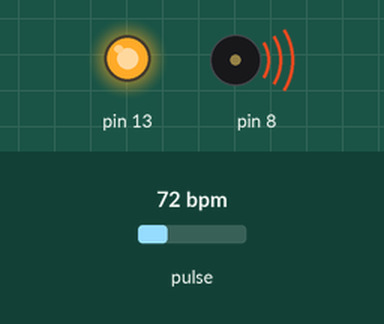
This sketch was run on a simulated Arduino Uno, built with avr-gcc and run on an emulated ATmega328P. Parts: output pins drawn as LEDs (lit = HIGH), buzzer (waves = sounding). Inputs (shaded band) come from the test bench; at power-on: pulse 72 bpm. What the sketch prints to the serial monitor is not drawn.

Above: at 1.2 s.
1.3 s: pulse set to 100 bpm
At 2.52 s:
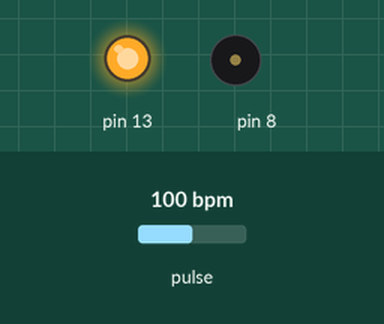
5.7 s: pulse set to 42 bpm
Timing chart, 0 to 16.1 s (numbered marks = the images above; inputs shaded):
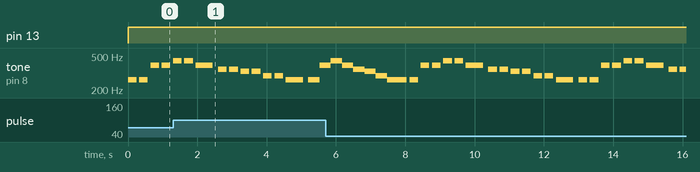

Measured:
- by itself, tone on pin 8: plays 440 Hz for 0.32 s, 392 Hz for 0.33 s, 349 Hz for 0.32 s, 330 Hz for 0.32 s, 294 Hz for 0.32 s, 262 Hz for 0.58 s … (28 notes in this stretch)

The sketch:

d1.ino
```cpp
/*  Getting_BPM_to_Monitor prints the BPM to the Serial Monitor, using the least lines of code and PulseSensor Library.
 *  Tutorial Webpage: https://pulsesensor.com/pages/getting-advanced
 *
 --------Use This Sketch To------------------------------------------
 1) Displays user's live and changing BPM, Beats Per Minute, in Arduino's native Serial Monitor.
 2) Print: "♥  A HeartBeat Happened !" when a beat is detected, live.
 2) Learn about using a PulseSensor Library "Object".
 4) Blinks LED on PIN 13 with user's Heartbeat.
 --------------------------------------------------------------------*/

#include "pitches.h"
#define USE_ARDUINO_INTERRUPTS true    // Set-up low-level interrupts for most acurate BPM math.
#include <PulseSensorPlayground.h>     // Includes the PulseSensorPlayground Library.

//  Variables
const int PulseWire = 0;       // PulseSensor PURPLE WIRE connected to ANALOG PIN 0
const int LED13 = 13;          // The on-board Arduino LED, close to PIN 13.
int Threshold = 550;           // Determine which Signal to "count as a beat" and which to ignore.
// Use the "Gettting Started Project" to fine-tune Threshold Value beyond default setting.
// Otherwise leave the default "550" value.

PulseSensorPlayground pulseSensor;  // Creates an instance of the PulseSensorPlayground object called "pulseSensor"

int melody[] = {
  NOTE_C4, NOTE_C4, NOTE_G4, NOTE_G4, NOTE_A4, NOTE_A4, NOTE_G4,
  NOTE_F4, NOTE_F4, NOTE_E4, NOTE_E4, NOTE_D4, NOTE_D4, NOTE_C4,

//  NOTE_G4, NOTE_G4, NOTE_F4, NOTE_F4, NOTE_E4, NOTE_E4, NOTE_D4,
//  NOTE_G4, NOTE_G4, NOTE_F4, NOTE_F4, NOTE_E4, NOTE_E4, NOTE_D4,
//
//  NOTE_C4, NOTE_C4, NOTE_G4, NOTE_G4, NOTE_A4, NOTE_A4, NOTE_G4,
//  NOTE_F4, NOTE_F4, NOTE_E4, NOTE_E4, NOTE_D4, NOTE_D4, NOTE_C4,

};

int noteDurations[] = {
  4, 4, 4, 4, 4, 4, 2,
  4, 4, 4, 4, 4, 4, 2,

//  4, 4, 4, 4, 4, 4, 2,
//  4, 4, 4, 4, 4, 4, 2,
//
//  4, 4, 4, 4, 4, 4, 2,
//  4, 4, 4, 4, 4, 4, 2,
};

void setup() {

  Serial.begin(9600);          // For Serial Monitor

  // Configure the PulseSensor object, by assigning our variables to it.
  pulseSensor.analogInput(PulseWire);
  pulseSensor.blinkOnPulse(LED13);       //auto-magically blink Arduino's LED with heartbeat.
  pulseSensor.setThreshold(Threshold);

  // Double-check the "pulseSensor" object was created and "began" seeing a signal.
  if (pulseSensor.begin()) {
    Serial.println("We created a pulseSensor Object !");  //This prints one time at Arduino power-up,  or on Arduino reset.
  }
}

int getBPM(){
  int myBPM = pulseSensor.getBeatsPerMinute();
  if (pulseSensor.sawStartOfBeat()) {
    Serial.println("♥  A HeartBeat Happened ! ");
    Serial.print("BPM: ");
    Serial.println(myBPM);
  }
  else return 1;
  return myBPM;
}

float BPM2rate(int bpm){
  if(bpm < 70)
    return 1;
  else if(bpm < 80)
    return 1.5;
  else return 2;
}

void loop() {
  int rate = BPM2rate(getBPM());
  for (int thisNote = 0; thisNote < sizeof(noteDurations) / sizeof(int); thisNote++) {
    int noteDuration = 1000 / noteDurations[thisNote];
    tone(8, melody[thisNote], noteDuration);
    int pauseBetweenNotes = noteDuration * 1.30 / rate;
    delay(pauseBetweenNotes);
    noTone(8);
  }
}
```

pitches.h
```cpp
/*************************************************
 * Public Constants
 *************************************************/

#define NOTE_B0  31
#define NOTE_C1  33
#define NOTE_CS1 35
#define NOTE_D1  37
#define NOTE_DS1 39
#define NOTE_E1  41
#define NOTE_F1  44
#define NOTE_FS1 46
#define NOTE_G1  49
#define NOTE_GS1 52
#define NOTE_A1  55
#define NOTE_AS1 58
#define NOTE_B1  62
#define NOTE_C2  65
#define NOTE_CS2 69
#define NOTE_D2  73
#define NOTE_DS2 78
#define NOTE_E2  82
#define NOTE_F2  87
#define NOTE_FS2 93
#define NOTE_G2  98
#define NOTE_GS2 104
#define NOTE_A2  110
#define NOTE_AS2 117
#define NOTE_B2  123
#define NOTE_C3  131
#define NOTE_CS3 139
#define NOTE_D3  147
#define NOTE_DS3 156
#define NOTE_E3  165
#define NOTE_F3  175
#define NOTE_FS3 185
#define NOTE_G3  196
#define NOTE_GS3 208
#define NOTE_A3  220
#define NOTE_AS3 233
#define NOTE_B3  247
#define NOTE_C4  262
#define NOTE_CS4 277
#define NOTE_D4  294
#define NOTE_DS4 311
#define NOTE_E4  330
#define NOTE_F4  349
#define NOTE_FS4 370
#define NOTE_G4  392
#define NOTE_GS4 415
#define NOTE_A4  440
#define NOTE_AS4 466
#define NOTE_B4  494
#define NOTE_C5  523
#define NOTE_CS5 554
#define NOTE_D5  587
#define NOTE_DS5 622
#define NOTE_E5  659
#define NOTE_F5  698
#define NOTE_FS5 740
#define NOTE_G5  784
#define NOTE_GS5 831
#define NOTE_A5  880
#define NOTE_AS5 932
#define NOTE_B5  988
#define NOTE_C6  1047
#define NOTE_CS6 1109
#define NOTE_D6  1175
#define NOTE_DS6 1245
#define NOTE_E6  1319
#define NOTE_F6  1397
#define NOTE_FS6 1480
#define NOTE_G6  1568
#define NOTE_GS6 1661
#define NOTE_A6  1760
#define NOTE_AS6 1865
#define NOTE_B6  1976
#define NOTE_C7  2093
#define NOTE_CS7 2217
#define NOTE_D7  2349
#define NOTE_DS7 2489
#define NOTE_E7  2637
#define NOTE_F7  2794
#define NOTE_FS7 2960
#define NOTE_G7  3136
#define NOTE_GS7 3322
#define NOTE_A7  3520
#define NOTE_AS7 3729
#define NOTE_B7  3951
#define NOTE_C8  4186
#define NOTE_CS8 4435
#define NOTE_D8  4699
#define NOTE_DS8 4978
```
